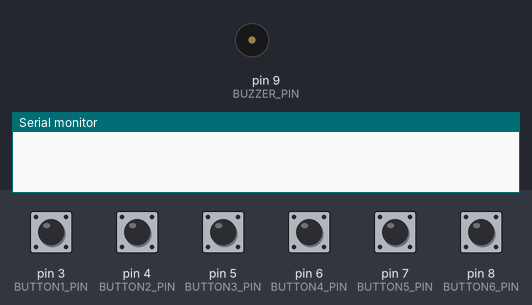
Bench run of a sketch on a simulated Arduino Uno, built with avr-gcc and run on an emulated ATmega328P. Parts: buzzer (waves = sounding), the last lines printed to the serial monitor. The inputs (shaded band) are chosen by the test bench; at power-on: pin 3 (BUTTON1_PIN), pin 4 (BUTTON2_PIN), pin 5 (BUTTON3_PIN), pin 6 (BUTTON4_PIN), pin 7 (BUTTON5_PIN), pin 8 (BUTTON6_PIN) LOW.

Above: at 1.2 s.
1.3 s: pin 3 (BUTTON1_PIN) pulled HIGH for 1 s
At 1.8 s:
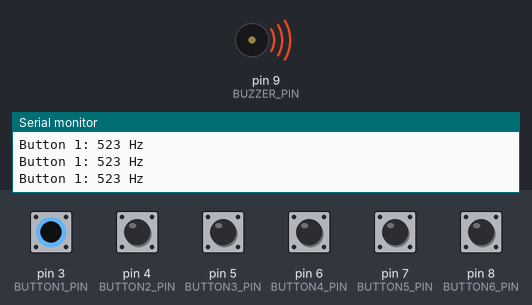
4.3 s: pin 4 (BUTTON2_PIN) pulled HIGH for 0.15 s
At 5.7 s:
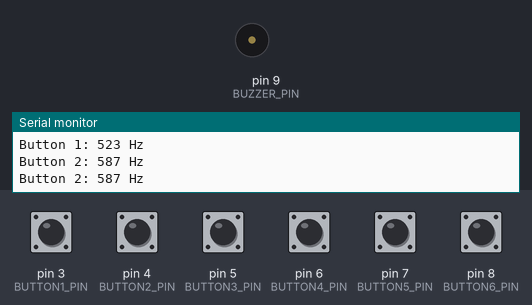
6.0 s: pin 5 (BUTTON3_PIN) pulled HIGH for 0.15 s
At 6.1 s:
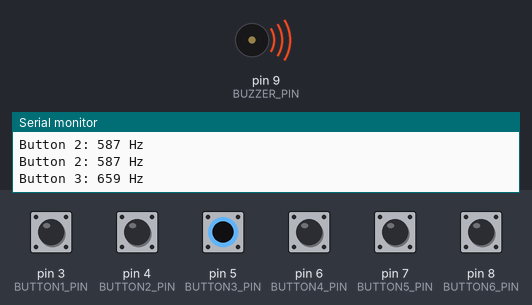
7.7 s: pin 6 (BUTTON4_PIN) pulled HIGH for 0.15 s
At 8.6 s:
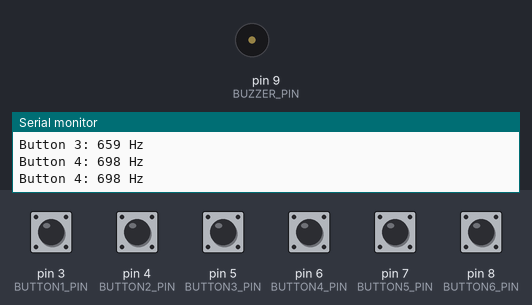
9.4 s: pin 7 (BUTTON5_PIN) pulled HIGH for 0.15 s
At 9.5 s:
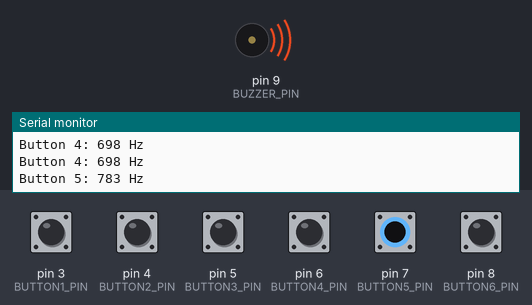
11.1 s: pin 8 (BUTTON6_PIN) pulled HIGH for 0.15 s
At 12.5 s:
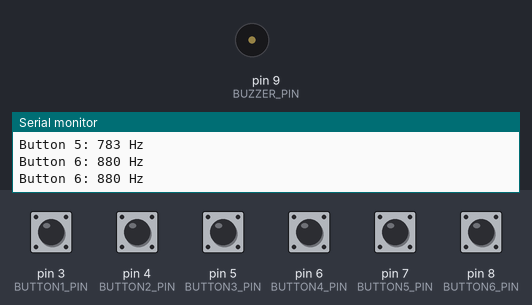
Timing chart, 0 to 13.8 s (numbered marks = the images above; inputs shaded):
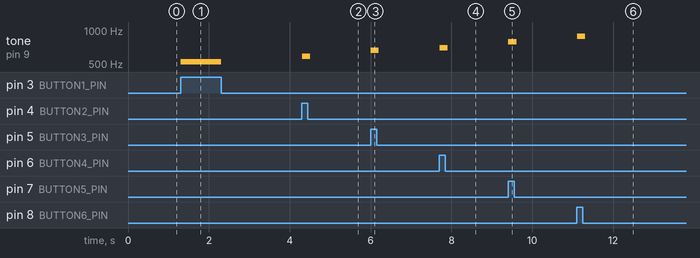

Measured:
- after the input at 1.3 s, tone on pin 9 (BUZZER_PIN): silent → 523 Hz at once, → silent 1.0 s later
- after the input at 4.3 s, tone on pin 9 (BUZZER_PIN): silent → 587 Hz at once, → silent 0.20 s later
- after the input at 6.0 s, tone on pin 9 (BUZZER_PIN): silent → 659 Hz at once, → silent 0.20 s later
- after the input at 7.7 s, tone on pin 9 (BUZZER_PIN): silent → 698 Hz at once, → silent 0.20 s later
- after the input at 9.4 s, tone on pin 9 (BUZZER_PIN): silent → 783 Hz at once, → silent 0.20 s later
- after the input at 11.1 s, tone on pin 9 (BUZZER_PIN): silent → 880 Hz at once, → silent 0.20 s later

The sketch:

MusicalKeyboard.ino
```cpp
/*
Note frequencies retrieved from:
http://www.phy.mtu.edu/~suits/notefreqs.html
*/

#define BUTTON1_PIN 3
#define BUTTON2_PIN 4
#define BUTTON3_PIN 5
#define BUTTON4_PIN 6
#define BUTTON5_PIN 7
#define BUTTON6_PIN 8
#define BUZZER_PIN  9

#define FIRST_BUTTON BUTTON1_PIN
#define LAST_BUTTON  BUTTON6_PIN

#define FREQ_C5 523.25
#define FREQ_D5 587.33
#define FREQ_E5 659.25
#define FREQ_F5 698.46
#define FREQ_G5 783.99
#define FREQ_A5 880.00

const float freqs[] = {FREQ_C5, FREQ_D5, FREQ_E5, FREQ_F5, FREQ_G5, FREQ_A5};

void setup()
{
  for (int pin = FIRST_BUTTON; pin <= LAST_BUTTON; pin++)
    pinMode(pin, INPUT);
  Serial.begin(9600);
}

void loop()
{
  int button = 0, freq = 0;
  for (int pin = FIRST_BUTTON; pin <= LAST_BUTTON; pin++) {
    if (digitalRead(pin) == HIGH) {
      button = pin - FIRST_BUTTON;
      freq = int(freqs[button]);

      Serial.print("Button ");
      Serial.print(button + 1);
      Serial.print(": ");
      Serial.print(freq);
      Serial.println(" Hz");

      tone(BUZZER_PIN, freq, 100);
    }
  }
  delay(100);
}
```
